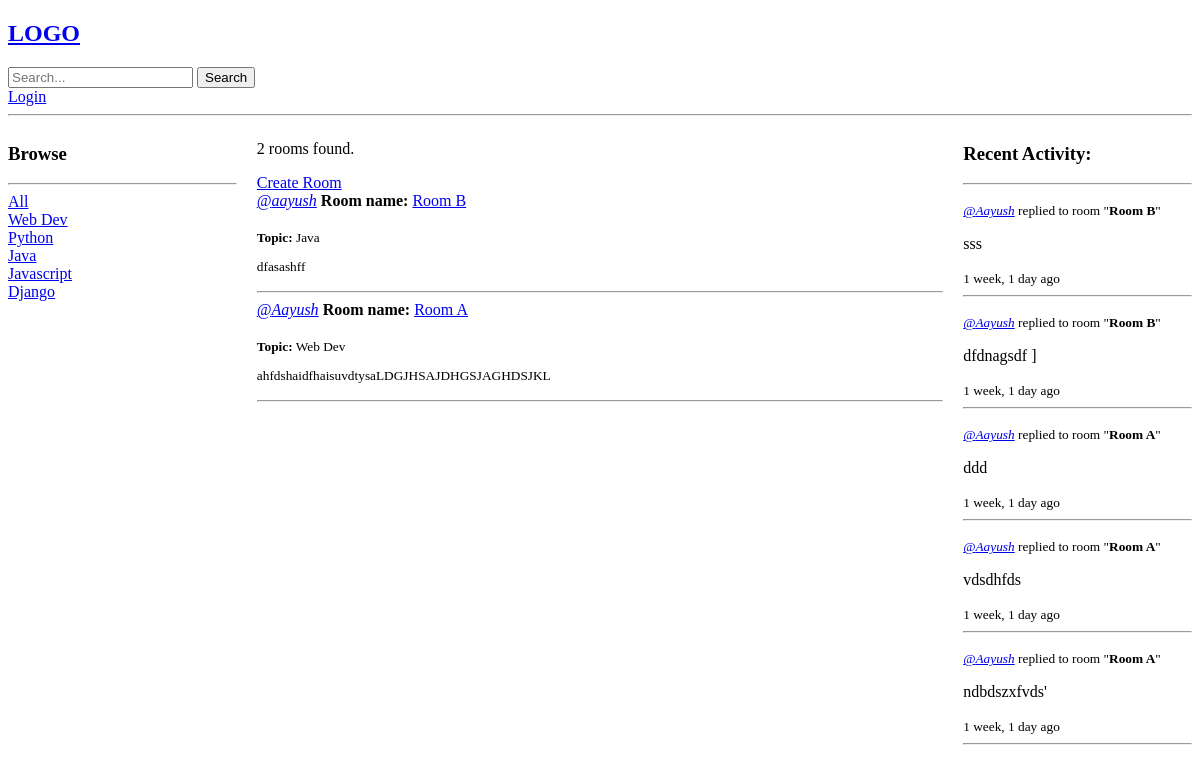
/, run on an earlier commit of the app's database.
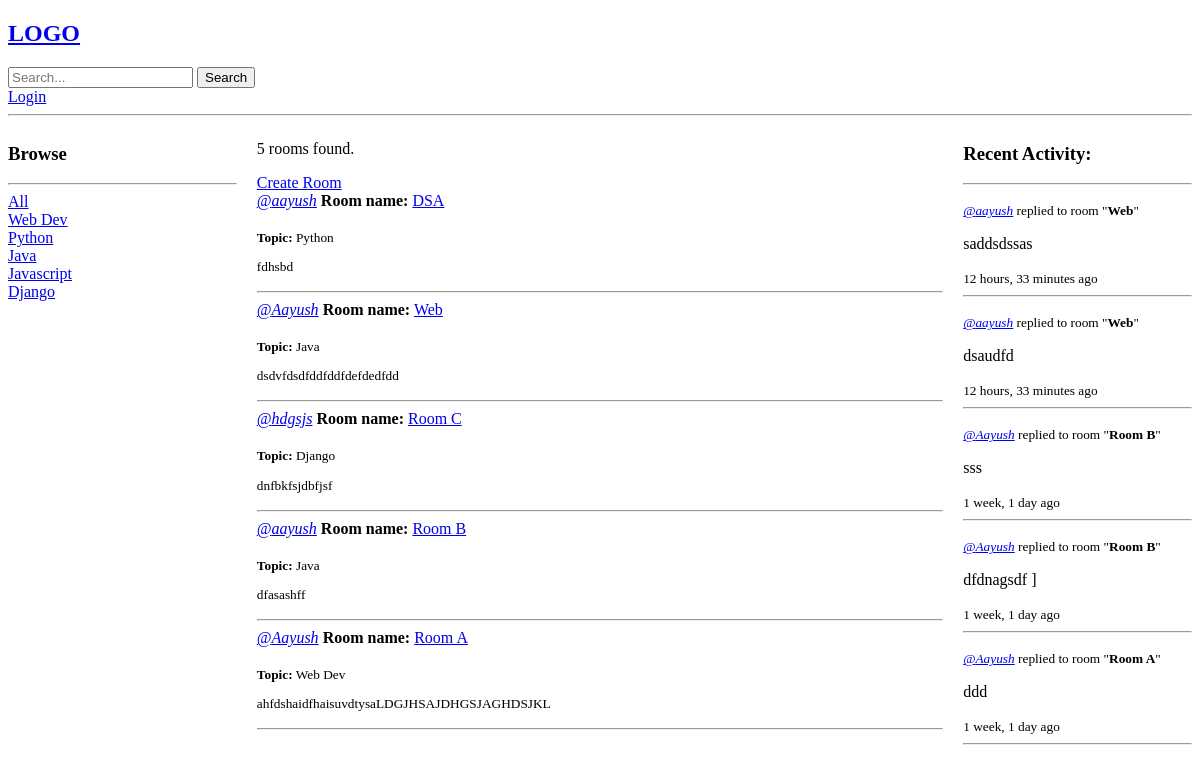
And on a later commit of the database.
### base/models.py (models this page shows, shortened)
class Topic(models.Model):
    name = models.CharField(max_length=200)

class Room(models.Model):
    id = models.UUIDField(primary_key=True, default=uuid.uuid4, editable=False)
    name = models.CharField(max_length=200)
    description = models.TextField(null=True, blank=True)
    topic = models.ForeignKey(Topic, on_delete=models.SET_NULL, null=True)  # Foreign key to Topic, can be null
    host = models.ForeignKey(User, on_delete=models.CASCADE)  # Foreign key to User, can be null
    participants = models.ManyToManyField(User, related_name='participants', blank=True)  # Many-to-many relationship with User
    updated = models.DateTimeField(auto_now=True) #this will update the timestamp whenever the model is saved
    created = models.DateTimeField(auto_now_add=True) #this will store the timestamp when it was first created
    class Meta:
        ordering = ['-updated', '-created']

class Message(models.Model):
    id = models.UUIDField(primary_key=True, default=uuid.uuid4, editable=False)  # Using UUID as primary key
    user = models.ForeignKey(User, on_delete=models.CASCADE)  # Foreign key to User, deletes messages if user is deleted
    room = models.ForeignKey(Room, on_delete=models.CASCADE)  # Foreign key to Room, deletes messages if room is deleted
    body = models.TextField()
    updated = models.DateTimeField(auto_now=True) #this will update the timestamp whenever the model is saved
    created = models.DateTimeField(auto_now_add=True) #this will store the timestamp when it was first created

### base/views.py (the view)
# urls.py: path('', views.home, name='home'),
def home(request):
    q = request.GET.get('q') if request.GET.get('q') != None else ''
    rooms = Room.objects.filter(
        Q(topic__name__icontains=q) |  # Filter rooms by topic name
        Q(description__icontains=q) |  # Filter rooms by description
        Q(name__icontains=q) | # Filter rooms by name
        Q(host__username__icontains=q)  # Filter rooms by host username
        )  # Fetch all rooms from the database
    room_count = rooms.count()  # Count the number of rooms
    topics = Topic.objects.all()  # Fetch all topics from the database
    roomMessages = Message.objects.filter(Q(room__in=rooms)).order_by('-created')[:5]
    context = {'rooms': rooms, 'topics': topics, 'room_count': room_count, 'showSearchBar': True, 'roomMessages': roomMessages}
    return render(request, 'base/home.html', context)

### base/templates/base/home.html (shortened to what this page needs)
<!DOCTYPE html>
<html lang="en">
<head>
</head>
<body>
    {% extends 'main.html' %}
    {% block content %}
    <div class="home-container">
        {% include 'base/topicComponent.html' %}
        <main>
            <p>{{ room_count }} rooms found.</p>
            <a href="{% url 'create-room' %}">Create Room</a>
            {% include 'base/feedComponent.html' %}
        </main>
        {% include 'base/activityComponent.html' %}
    </div>
    {% endblock %}

### base/templates/base/topicComponent.html (shortened to what this page needs)
<!DOCTYPE html>
<html lang="en">
  <head>
  </head>
  <body>
    <div>
      <h3>Browse</h3>
      <hr />
      <div>
        <a href="{% url 'home' %}">All</a>
      </div>
      {% for topic in topics %}
      <div>
        <a href="{% url 'home' %}?q={{ topic.name }}">{{ topic.name }}</a>
      </div>
      {% endfor %}
    </div>
  </body>
</html>

### base/templates/base/feedComponent.html (shortened to what this page needs)
<!DOCTYPE html>
<html lang="en">
<head>
</head>
<body>
    <div>
        {% for room in rooms %}
            <div>
                <a href="{% url 'user-profile' room.host.id %}"><i>@{{ room.host.username }}</i></a>
                <strong>Room name:</strong> <a href="{% url 'room' room.id %}">{{ room.name }}</a>
                <br><br>
                <small><strong>Topic:</strong> {{ room.topic.name }}</small>
                <small><p>{{ room.description }}</p></small>
                <hr>
            </div>
            {% endfor %}
    </div>
</body>
</html>

### base/templates/base/activityComponent.html (shortened to what this page needs)
<!DOCTYPE html>
<html lang="en">
<head>
</head>
<body>
    <div>
            <h3>Recent Activity: </h3>
            <hr>
            {% for message in roomMessages %}
            <div>
                <p><small><a href="{% url 'user-profile' message.user.id %}"><i>@{{ message.user.username }}</i></a> replied to room "<b>{{ message.room.name }}</b>"</small></p>
                <p>{{ message.body }}</p>
                <small>{{ message.created|timesince }} ago</small>
            </div>
            <hr>
            {% endfor %}
    </div>
</body>
</html>

What changed in the data, as far as the page shows it:
no longer on this page (row unchanged): Message: user.username "Aayush", room.name "Room A", body "vdsdhfds", created "1 week, 1 day"
no longer on this page (row unchanged): Message: user.username "Aayush", room.name "Room A", body "ndbdszxfvds'", created "1 week, 1 day"
added Room: host.username "aayush", name "DSA", topic.name "Python", description "fdhsbd"
added Room: host.username "Aayush", name "Web", topic.name "Java", description "dsdvfdsdfddfddfdefdedfdd"
added Room: host.username "hdgsjs", name "Room C", topic.name "Django", description "dnfbkfsjdbfjsf"
added Message: user.username "aayush", room.name "Web", body "saddsdssas", created "12 hours, 33 minutes"
added Message: user.username "aayush", room.name "Web", body "dsaudfd", created "12 hours, 33 minutes"
Also different on the page:
{{ room_count }}: "2" → "5"
